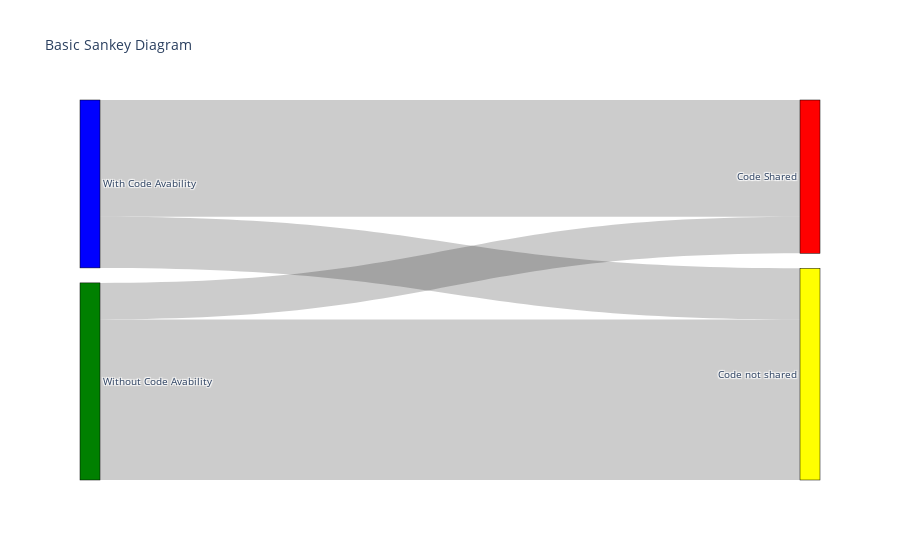

The notebook cell saved with this chart:
### Code cell
import plotly.graph_objects as go
fig = go.Figure(data=[go.Sankey(
    node = dict(
      pad = 15,
      thickness = 20,
      line = dict(color = "black", width = 0.5),
      label = ["With Code Avability", "Without Code Avability", "Code Shared", "Code not shared"],
      color = ["blue","green","red","yellow"]
    ),
    link = dict(
      source = [0, 0,1,1], # indices correspond to labels, eg A1, A2, A1, B1, ...
      target = [2,3,2,3],
      value = [16, 7,5,22]
  ))])
fig.update_layout(title_text="Basic Sankey Diagram", font_size=10)
fig.show()

### Figure 1 — Plotly figure (JSON) as saved in the notebook; plotly's stock layout.template omitted (floating-point values rounded to 4 significant figures)
{"data": [{"link": {"source": [0, 0, 1, 1], "target": [2, 3, 2, 3], "value": [16, 7, 5, 22]}, "node": {"color": ["blue", "green", "red", "yellow"], "label": ["With Code Avability", "Without Code Avability", "Code Shared", "Code not shared"], "line": {"color": "black", "width": 0.5}, "pad": 15, "thickness": 20}, "type": "sankey"}], "layout": {"font": {"size": 10}, "title": {"text": "Basic Sankey Diagram"}}}
